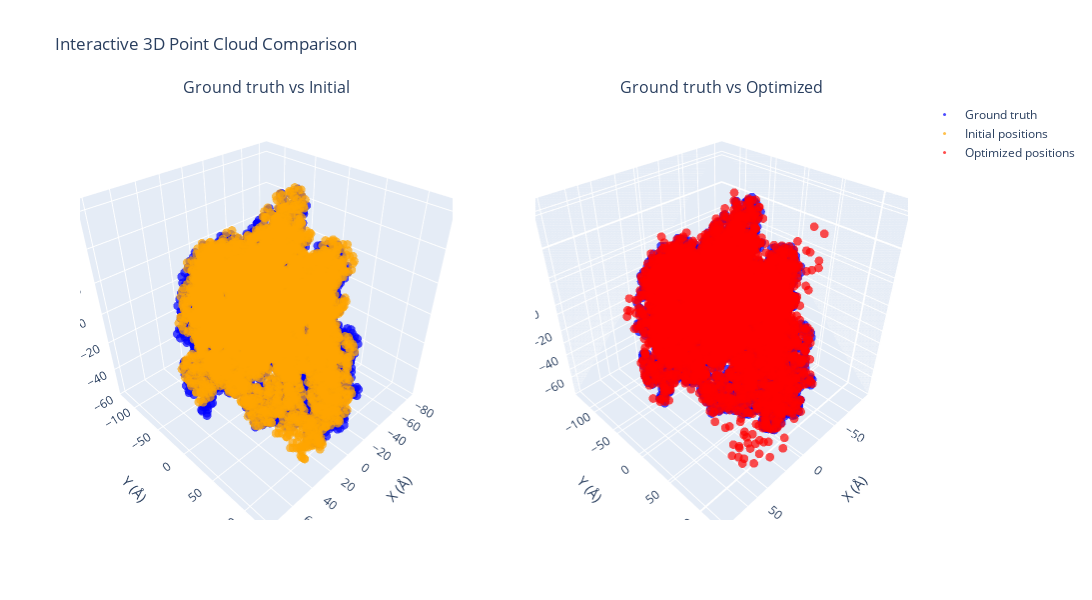

The notebook cell saved with this chart:
### Code cell
import plotly.graph_objects as go
from plotly.subplots import make_subplots


def plot_3d_point_clouds_interactive(
    pos1, pos2, label1="Ground truth", label2="Comparison"
):
    """Create interactive 3D scatter plots with plotly"""

    # Create subplots with 3D scene type
    fig = make_subplots(
        rows=1,
        cols=2,
        subplot_titles=[f"{label1} vs Initial", f"{label1} vs Optimized"],
        specs=[[{"type": "scatter3d"}, {"type": "scatter3d"}]],
    )

    # First subplot: Ground truth vs Initial
    fig.add_trace(
        go.Scatter3d(
            x=pos1[:, 0],
            y=pos1[:, 1],
            z=pos1[:, 2],
            mode="markers",
            marker=dict(size=3, color="blue", opacity=0.7),
            name=label1,
            showlegend=True,
        ),
        row=1,
        col=1,
    )

    fig.add_trace(
        go.Scatter3d(
            x=initial_positions[:, 0],
            y=initial_positions[:, 1],
            z=initial_positions[:, 2],
            mode="markers",
            marker=dict(size=3, color="orange", opacity=0.7),
            name="Initial positions",
            showlegend=True,
        ),
        row=1,
        col=1,
    )

    # Second subplot: Ground truth vs Optimized
    fig.add_trace(
        go.Scatter3d(
            x=pos1[:, 0],
            y=pos1[:, 1],
            z=pos1[:, 2],
            mode="markers",
            marker=dict(size=3, color="blue", opacity=0.7),
            name=label1,
            showlegend=False,  # Don't duplicate legend
        ),
        row=1,
        col=2,
    )

    fig.add_trace(
        go.Scatter3d(
            x=opt_positions[:, 0],
            y=opt_positions[:, 1],
            z=opt_positions[:, 2],
            mode="markers",
            marker=dict(size=3, color="red", opacity=0.7),
            name="Optimized positions",
            showlegend=True,
        ),
        row=1,
        col=2,
    )

    # Update layout
    fig.update_layout(
        title="Interactive 3D Point Cloud Comparison",
        width=1200,
        height=600,
        scene=dict(
            xaxis_title="X (Å)",
            yaxis_title="Y (Å)",
            zaxis_title="Z (Å)",
            aspectmode="cube",
        ),
        scene2=dict(
            xaxis_title="X (Å)",
            yaxis_title="Y (Å)",
            zaxis_title="Z (Å)",
            aspectmode="cube",
        ),
    )

    return fig


# Use it like this:
fig = plot_3d_point_clouds_interactive(
    ground_truth_positions, initial_positions, label1="Ground truth"
)
fig.show()

### Figure 1 — Plotly figure (JSON) as saved in the notebook; plotly's stock layout.template omitted (floating-point values rounded to 4 significant figures; data arrays with more than 128 entries replaced by an {"elided": "..."} marker saying what was removed)
{"data": [{"marker": {"color": "blue", "opacity": 0.7, "size": 3}, "mode": "markers", "name": "Ground truth", "scene": "scene", "showlegend": true, "type": "scatter3d", "x": {"elided": "5382 float values"}, "y": {"elided": "5382 float values"}, "z": {"elided": "5382 float values"}}, {"marker": {"color": "orange", "opacity": 0.7, "size": 3}, "mode": "markers", "name": "Initial positions", "scene": "scene", "showlegend": true, "type": "scatter3d", "x": {"elided": "5382 float values"}, "y": {"elided": "5382 float values"}, "z": {"elided": "5382 float values"}}, {"marker": {"color": "blue", "opacity": 0.7, "size": 3}, "mode": "markers", "name": "Ground truth", "scene": "scene2", "showlegend": false, "type": "scatter3d", "x": {"elided": "5382 float values"}, "y": {"elided": "5382 float values"}, "z": {"elided": "5382 float values"}}, {"marker": {"color": "red", "opacity": 0.7, "size": 3}, "mode": "markers", "name": "Optimized positions", "scene": "scene2", "showlegend": true, "type": "scatter3d", "x": {"elided": "5382 float values"}, "y": {"elided": "5382 float values"}, "z": {"elided": "5382 float values"}}], "layout": {"annotations": [{"font": {"size": 16}, "showarrow": false, "text": "Ground truth vs Initial", "x": 0.225, "xanchor": "center", "xref": "paper", "y": 1, "yanchor": "bottom", "yref": "paper"}, {"font": {"size": 16}, "showarrow": false, "text": "Ground truth vs Optimized", "x": 0.775, "xanchor": "center", "xref": "paper", "y": 1, "yanchor": "bottom", "yref": "paper"}], "height": 600, "scene": {"aspectmode": "cube", "domain": {"x": [0, 0.45], "y": [0, 1]}, "xaxis": {"title": {"text": "X (Å)"}}, "yaxis": {"title": {"text": "Y (Å)"}}, "zaxis": {"title": {"text": "Z (Å)"}}}, "scene2": {"aspectmode": "cube", "domain": {"x": [0.55, 1], "y": [0, 1]}, "xaxis": {"title": {"text": "X (Å)"}}, "yaxis": {"title": {"text": "Y (Å)"}}, "zaxis": {"title": {"text": "Z (Å)"}}}, "title": {"text": "Interactive 3D Point Cloud Comparison"}, "width": 1200}}
